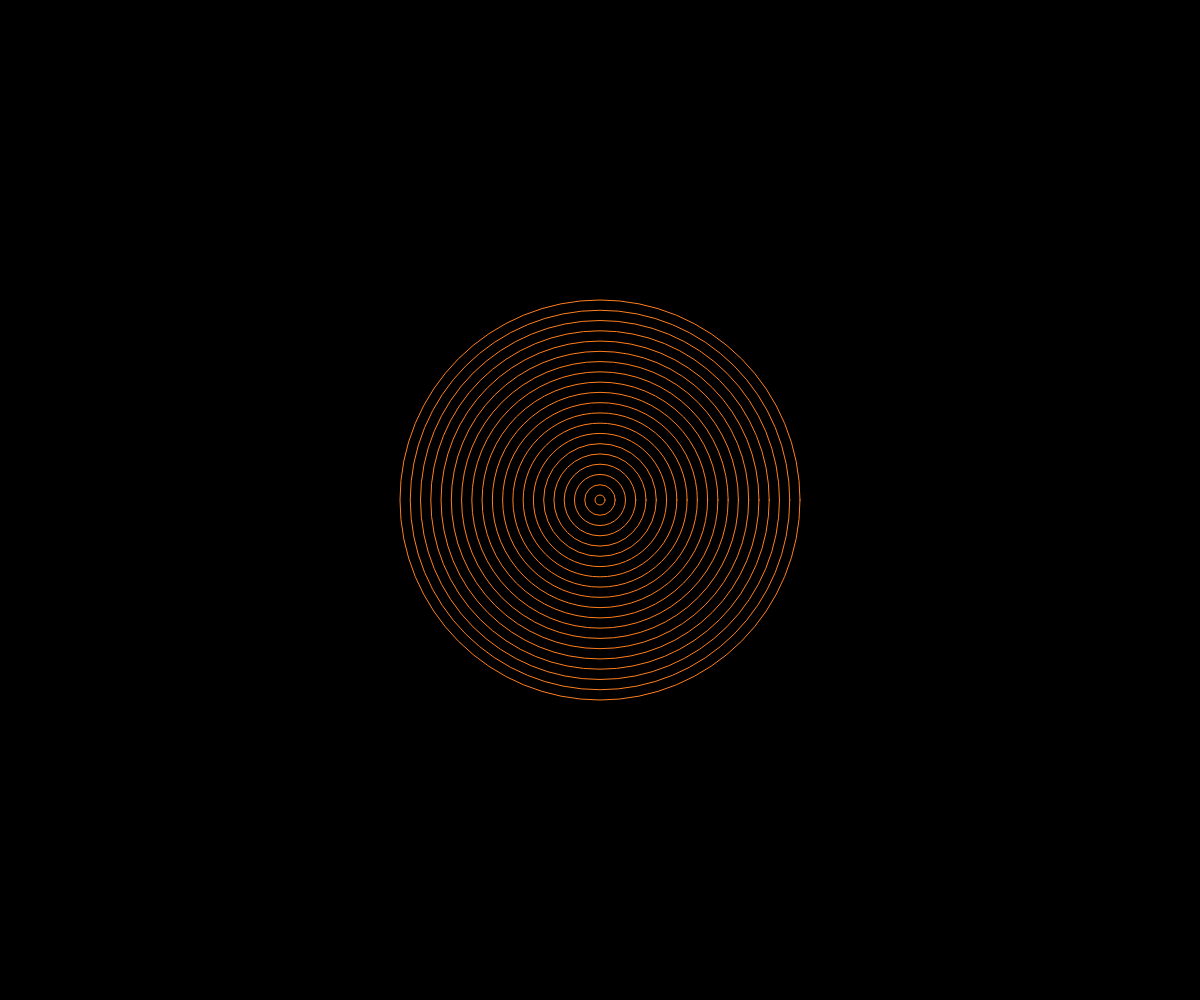
Frame 1 (no input)
Frame 60 (no input): identical to frame 1, image omitted
Frame 120 (the mouse pressed at the canvas centre since frame 60): identical to frame 1, image omitted

The p5.js sketch that drew this single still picture (run headless with seeded random() and noise() and a simulated clock; from frame 60 on, the mouse is pressed at the canvas centre):

// p5.js sketch
// ── sketch.js
function setup() {
	createCanvas(windowWidth, windowHeight);
	frameRate(60);
}

function draw() {
	background(0);
	guruguru();
}

function guruguru(){ //引数を設定したい場合は変数名を引数に記述するがまだ設定していない
	let circleLocation = createVector(width/2, height/2);
	let numCircles = 20;
	let radius = 400;
	let circleColor = color(255, 127, 31);
	stroke(circleColor);
	noFill();
	for(let i = 0; i < numCircles; i++){
		let currentRadius = map(i, 0, numCircles-1, 10, radius);
		circle(circleLocation.x, circleLocation.y, currentRadius);
	}
}
